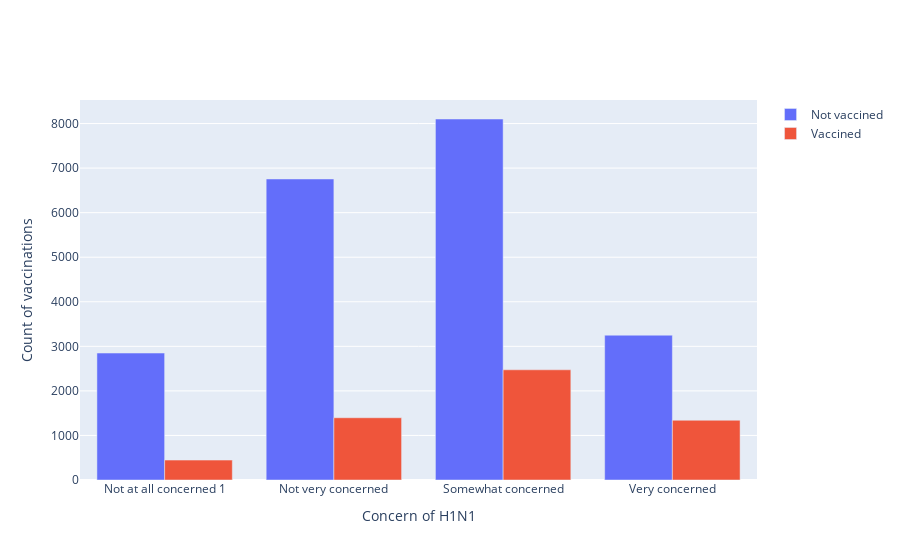

The code cell stored with this chart in its notebook:
### Code cell
# Level of concernt for both the vaccinated and the not vaccinated 
fig = go.Figure(data=[
    go.Bar(name='Not vaccined', x=data.query('h1n1_vaccine == 0')['h1n1_concern'], y=data.query('h1n1_vaccine == 0')['count']),
    go.Bar(name='Vaccined', x=data.query('h1n1_vaccine == 1')['h1n1_concern'], y=data.query('h1n1_vaccine == 1')['count'])
])
# Change the bar mode
fig.update_layout(barmode='group')
fig.update_xaxes(title='Concern of H1N1',
    ticktext=['Not at all concerned 1', 'Not very concerned', 'Somewhat concerned', 'Very concerned'],
    tickmode='array', tickvals = [0,1, 2, 3])
fig.update_yaxes(title='Count of vaccinations')
fig.show()

### Figure 1 — Plotly figure (JSON) as saved in the notebook; plotly's stock layout.template omitted (floating-point values rounded to 4 significant figures)
{"data": [{"name": "Not vaccined", "type": "bar", "x": [0, 1, 2, 3], "y": [2849, 6756, 8102, 3250]}, {"name": "Vaccined", "type": "bar", "x": [0, 1, 2, 3], "y": [447, 1397, 2473, 1341]}], "layout": {"barmode": "group", "xaxis": {"tickmode": "array", "ticktext": ["Not at all concerned 1", "Not very concerned", "Somewhat concerned", "Very concerned"], "tickvals": [0, 1, 2, 3], "title": {"text": "Concern of H1N1"}}, "yaxis": {"title": {"text": "Count of vaccinations"}}}}
